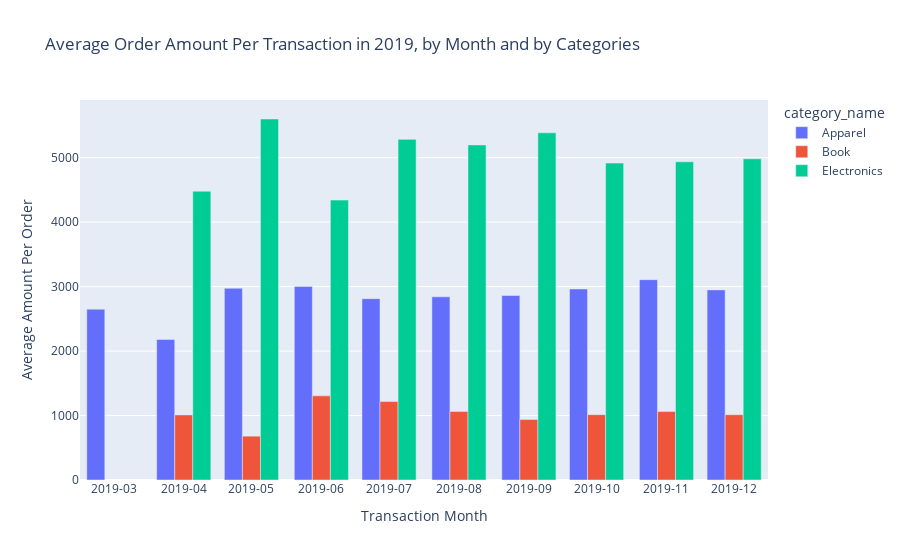

Source (notebook cell):
### Code cell
fig = px.bar(df, x="month", y="average_amount",
             color='category_name', barmode='group',
             height=400,
            title='Average Order Amount Per Transaction in 2019, by Month and by Categories')
fig.update_xaxes(title_text='Transaction Month')
# fig.update_xaxes(
#     dtick="M1",
#     tickformat="%b\n%Y")
fig.update_yaxes(title_text='Average Amount Per Order')

fig.update_layout(xaxis=dict(
                    tickmode = 'array',
                    tickvals = df['month'],
                    ticktext = df['month']))

fig.show()
# fig.write_image("/Users/zhuoqi/Desktop/fig1.png")

# pio.write_image(fig, '/Users/zhuoqi/Desktop/fig1.png', width=1280, height=720)

### Figure 1 — Plotly figure (JSON) as saved in the notebook; plotly's stock layout.template omitted (floating-point values rounded to 4 significant figures)
{"data": [{"alignmentgroup": "True", "hovertemplate": "category_name=Apparel<br>month=%{x}<br>average_amount=%{y}<extra></extra>", "legendgroup": "Apparel", "marker": {"color": "#636efa", "pattern": {"shape": ""}}, "name": "Apparel", "offsetgroup": "Apparel", "orientation": "v", "showlegend": true, "textposition": "auto", "type": "bar", "x": ["2019-03", "2019-04", "2019-05", "2019-06", "2019-07", "2019-08", "2019-09", "2019-10", "2019-11", "2019-12"], "xaxis": "x", "y": [2650, 2180, 2975, 3003, 2813, 2842, 2862, 2963, 3108, 2949], "yaxis": "y"}, {"alignmentgroup": "True", "hovertemplate": "category_name=Book<br>month=%{x}<br>average_amount=%{y}<extra></extra>", "legendgroup": "Book", "marker": {"color": "#EF553B", "pattern": {"shape": ""}}, "name": "Book", "offsetgroup": "Book", "orientation": "v", "showlegend": true, "textposition": "auto", "type": "bar", "x": ["2019-04", "2019-05", "2019-06", "2019-07", "2019-08", "2019-09", "2019-10", "2019-11", "2019-12"], "xaxis": "x", "y": [1010, 680, 1305, 1217, 1064, 938, 1014, 1062, 1013], "yaxis": "y"}, {"alignmentgroup": "True", "hovertemplate": "category_name=Electronics<br>month=%{x}<br>average_amount=%{y}<extra></extra>", "legendgroup": "Electronics", "marker": {"color": "#00cc96", "pattern": {"shape": ""}}, "name": "Electronics", "offsetgroup": "Electronics", "orientation": "v", "showlegend": true, "textposition": "auto", "type": "bar", "x": ["2019-04", "2019-05", "2019-06", "2019-07", "2019-08", "2019-09", "2019-10", "2019-11", "2019-12"], "xaxis": "x", "y": [4480, 5600, 4342, 5284, 5198, 5386, 4916, 4937, 4982], "yaxis": "y"}], "layout": {"autosize": true, "barmode": "group", "legend": {"title": {"text": "category_name"}, "tracegroupgap": 0}, "title": {"text": "Average Order Amount Per Transaction in 2019, by Month and by Categories"}, "xaxis": {"anchor": "y", "autorange": true, "domain": [0, 1], "range": ["2019-02-14", "2019-12-16"], "tickmode": "array", "ticktext": ["2019-03", "2019-04", "2019-04", "2019-04", "2019-05", "2019-05", "2019-05", "2019-06", "2019-06", "2019-06", "2019-07", "2019-07", "2019-07", "2019-08", "2019-08", "2019-08", "2019-09", "2019-09", "2019-09", "2019-10", "2019-10", "2019-10", "2019-11", "2019-11", "2019-11", "2019-12", "2019-12", "2019-12"], "tickvals": ["2019-03", "2019-04", "2019-04", "2019-04", "2019-05", "2019-05", "2019-05", "2019-06", "2019-06", "2019-06", "2019-07", "2019-07", "2019-07", "2019-08", "2019-08", "2019-08", "2019-09", "2019-09", "2019-09", "2019-10", "2019-10", "2019-10", "2019-11", "2019-11", "2019-11", "2019-12", "2019-12", "2019-12"], "title": {"text": "Transaction Month"}, "type": "date"}, "yaxis": {"anchor": "x", "autorange": true, "domain": [0, 1], "range": [0, 5895.0], "title": {"text": "Average Amount Per Order"}, "type": "linear"}}}
